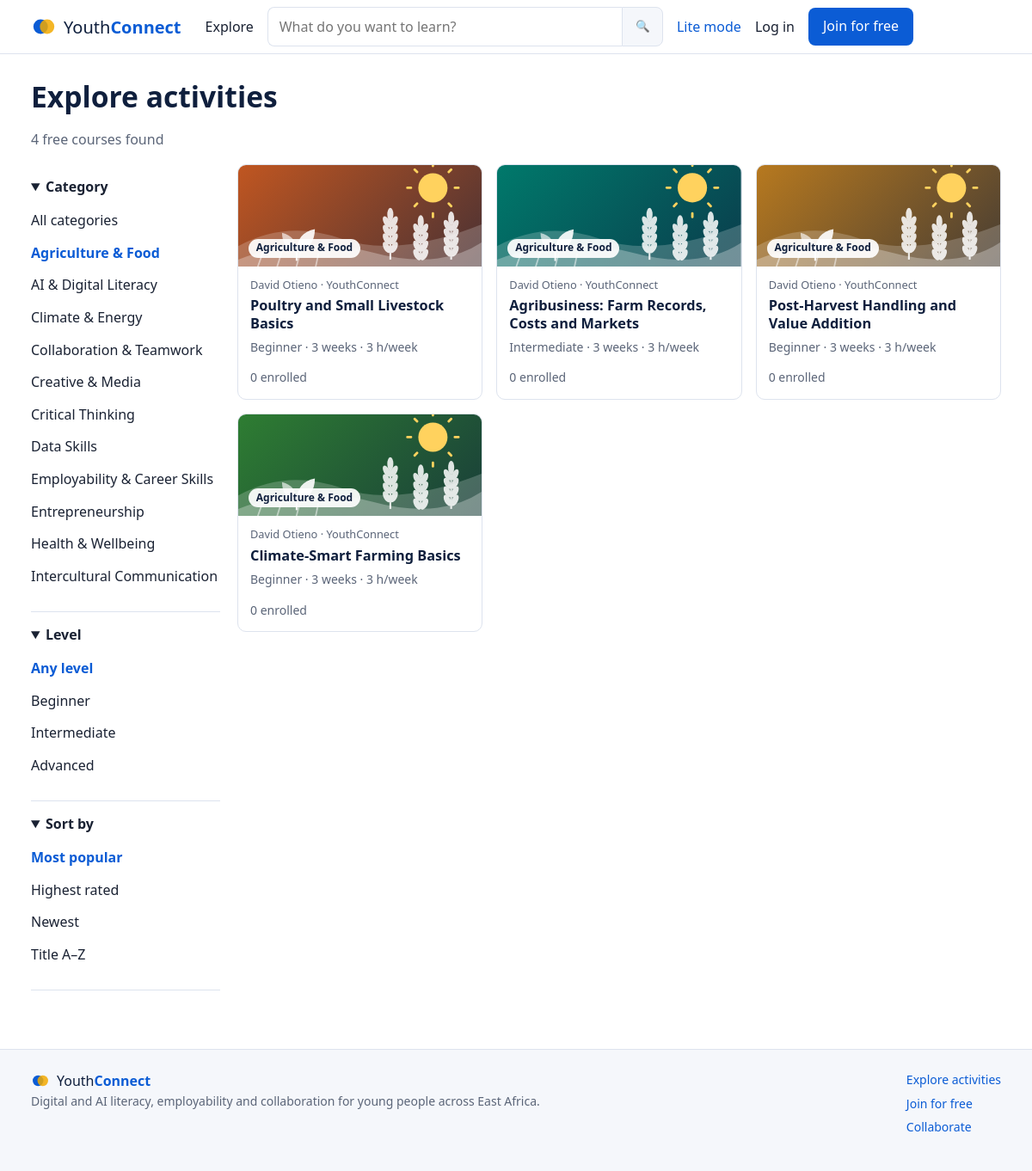
/courses?category=agriculture-food, run on the app's committed database.
### tables this page shows
CREATE TABLE `categories` (
  `id` int(10) unsigned NOT NULL AUTO_INCREMENT,
  `name` varchar(80) NOT NULL,
  `slug` varchar(80) NOT NULL,
  PRIMARY KEY (`id`),
  UNIQUE KEY `slug` (`slug`)
);

CREATE TABLE `courses` (
  `id` int(10) unsigned NOT NULL AUTO_INCREMENT,
  `category_id` int(10) unsigned NOT NULL,
  `owner_id` int(10) unsigned NOT NULL,
  `title` varchar(160) NOT NULL,
  `slug` varchar(180) NOT NULL,
  `summary` varchar(300) NOT NULL,
  `description` text NOT NULL,
  `what_you_learn` text NOT NULL,
  `skills` varchar(300) DEFAULT NULL,
  `level` enum('Beginner','Intermediate','Advanced') NOT NULL DEFAULT 'Beginner',
  `hours_per_week` tinyint(3) unsigned NOT NULL DEFAULT 3,
  `language` varchar(40) NOT NULL DEFAULT 'English',
  `color` varchar(7) NOT NULL DEFAULT '#0b5cd5',
  `cover_path` varchar(255) DEFAULT NULL,
  `has_certificate` tinyint(1) NOT NULL DEFAULT 1,
  `pass_mark` tinyint(3) unsigned NOT NULL DEFAULT 70,
  `status` enum('draft','published','archived') NOT NULL DEFAULT 'draft',
  `created_at` datetime NOT NULL DEFAULT current_timestamp(),
  `updated_at` datetime NOT NULL DEFAULT current_timestamp() ON UPDATE current_timestamp(),
  PRIMARY KEY (`id`),
  UNIQUE KEY `slug` (`slug`),
  KEY `idx_status` (`status`),
  KEY `idx_cat` (`category_id`),
  KEY `fk_course_owner` (`owner_id`),
  FULLTEXT KEY `ft_courses` (`title`,`summary`,`skills`),
  CONSTRAINT `fk_course_cat` FOREIGN KEY (`category_id`) REFERENCES `categories` (`id`),
  CONSTRAINT `fk_course_owner` FOREIGN KEY (`owner_id`) REFERENCES `users` (`id`)
);

CREATE TABLE `users` (
  `id` int(10) unsigned NOT NULL AUTO_INCREMENT,
  `name` varchar(120) NOT NULL,
  `email` varchar(190) NOT NULL,
  `password_hash` varchar(255) NOT NULL,
  `google_id` varchar(40) DEFAULT NULL,
  `role` enum('participant','facilitator','mentor','stakeholder','admin') NOT NULL DEFAULT 'participant',
  `status` enum('active','suspended') NOT NULL DEFAULT 'active',
  `level2_override` tinyint(1) NOT NULL DEFAULT 0,
  `created_at` datetime NOT NULL DEFAULT current_timestamp(),
  `last_login_at` datetime DEFAULT NULL,
  PRIMARY KEY (`id`),
  UNIQUE KEY `email` (`email`),
  UNIQUE KEY `google_id` (`google_id`),
  KEY `idx_role` (`role`)
);

### app/Core/Controller.php (called while the page is built, shortened)
<?php
abstract class Controller
{
    protected function view(string $view, array $data = [], int $status = 200): void
    {
        $data += ['title' => config('app.name')];
        View::render($view, $data);
    }
}

### app/Controllers/CourseController.php (called while the page is built, shortened)
<?php
class CourseController extends Controller
{
    public function index(): void
    {
        $q = trim((string)($_GET['q'] ?? ''));
        $cat = (string)($_GET['category'] ?? '');
        $level = (string)($_GET['level'] ?? '');
        $sort = isset(self::SORTS[$_GET['sort'] ?? '']) ? $_GET['sort'] : 'popular';
        $page = max(1, (int)($_GET['page'] ?? 1));
        $per = 12;
        $where = []; $params = [];
        if ($cat !== '') { $where[] = 'cat.slug = ?'; $params[] = $cat; }
        $w = implode(' AND ', $where);
        $total = Courses::countPublished($w, $params);
        $courses = Courses::cards($w, $params, self::SORTS[$sort], $per, ($page - 1) * $per);
        $categories = DB::all('SELECT * FROM categories ORDER BY name');
        $this->view('courses/index', compact('courses', 'categories', 'q', 'cat', 'level', 'sort', 'page', 'total', 'per') + ['title' => 'Explore activities']);
    }
}

### public/index.php (called while the page is built, shortened)
<?php
require __DIR__ . '/../app/bootstrap.php';
$router = new App\Core\Router();
$router->dispatch();

### app/bootstrap.php (called while the page is built, shortened)
<?php
spl_autoload_register(function (string $class) {
    $prefix = 'App\\';
    $file = BASE_PATH . '/app/' . str_replace('\\', '/', substr($class, strlen($prefix))) . '.php';
});
require BASE_PATH . '/app/helpers.php';

### app/Core/DB.php (called while the page is built, shortened)
<?php
class DB
{
    private static ?PDO $pdo = null;
    public static function pdo(): PDO
    {
        if (self::$pdo === null) {
            $c = config('db');
            $dsn = "mysql:host={$c['host']};port={$c['port']};dbname={$c['name']};charset=utf8mb4";
            $opts = [
                PDO::ATTR_ERRMODE            => PDO::ERRMODE_EXCEPTION,
                PDO::ATTR_DEFAULT_FETCH_MODE => PDO::FETCH_ASSOC,
                PDO::ATTR_EMULATE_PREPARES   => false,
            ];
            self::$pdo = new PDO($dsn, $c['user'], $c['pass'], $opts);
            self::$pdo->exec("SET time_zone = '" . date('P') . "'");
        }
        return self::$pdo;
    }
    public static function all(string $sql, array $p = []): array
    {
        $st = self::pdo()->prepare($sql);
        $st->execute($p);
        return $st->fetchAll();
    }
    public static function val(string $sql, array $p = [])
    {
        $st = self::pdo()->prepare($sql);
        $st->execute($p);
        $r = $st->fetchColumn();
        return $r === false ? null : $r;
    }
}

### app/Services/Courses.php (called while the page is built, shortened)
<?php
class Courses
{
    public static function cards(string $where, array $params, string $order = 'enrolled DESC', int $limit = 12, int $offset = 0): array
    {
        $sql = self::CARD_SQL . 'WHERE c.status = \'published\' ' . ($where ? "AND $where " : '')
             . "ORDER BY $order, c.id DESC LIMIT " . (int)$limit . ' OFFSET ' . (int)$offset;
        return DB::all($sql, $params);
    }
    public static function countPublished(string $where, array $params): int
    {
        return (int)DB::val('SELECT COUNT(*) FROM courses c JOIN categories cat ON cat.id = c.category_id WHERE c.status = \'published\' '
            . ($where ? "AND $where" : ''), $params);
    }
}

### app/helpers.php (called while the page is built, shortened)
<?php
function config(string $key, $default = null)
{
    static $cfg = null;
    if ($cfg === null) $cfg = require BASE_PATH . '/config/config.php';
    $v = $cfg;
    foreach (explode('.', $key) as $part) {
        $v = $v[$part];
    }
    return $v;
}
function e($v): string
{
    return htmlspecialchars((string)$v, ENT_QUOTES | ENT_SUBSTITUTE, 'UTF-8');
}
function base_path(): string
{
    static $b = null;
    if ($b === null) {
        $cfg = config('app.base_path');
        if ($cfg !== null && $cfg !== '') {
            $b = rtrim((string)$cfg, '/');
        } else {
            $dir = str_replace('\\', '/', dirname($_SERVER['SCRIPT_NAME'] ?? '/'));
            $dir = preg_replace('#/public$#', '', $dir);
            $b = rtrim($dir, '/');
        }
    }
    return $b;
}
function url(string $path = ''): string
{
    return base_path() . '/' . ltrim($path, '/');
}
function lite_mode(): bool
{
    return ($_SERVER['HTTP_SAVE_DATA'] ?? '') === 'on';
}
function course_art(?string $categorySlug): string
{
    static $known = ['agriculture-food', 'health-wellbeing', 'climate-energy', 'entrepreneurship', 'creative-media', 'data-skills',
        'ai-digital-literacy', 'critical-thinking', 'intercultural-communication', 'collaboration-teamwork', 'employability-career-skills'];
    return in_array($categorySlug, $known, true) ? $categorySlug : 'default';
}
function course_cover_url(array $course): ?string
{
    if (empty($course['cover_path']) || lite_mode()) return null;
    return url('media/course/' . (int)($course['course_id'] ?? $course['id']) . '/cover') . '?v=' . substr(md5($course['cover_path']), 0, 8);
}

### app/Views/courses/index.php (the view, shortened to what this page needs)
<?php
$qs = function (array $over = []) use ($q, $cat, $level, $sort) {
    $p = array_filter(['q' => $q, 'category' => $cat, 'level' => $level, 'sort' => $sort === 'popular' ? '' : $sort], 'strlen');
    foreach ($over as $k => $v) { if ($v === '' || $v === null) unset($p[$k]); else $p[$k] = $v; }
    return url('courses') . ($p ? '?' . http_build_query($p) : '');
};
?>
<section class="container section">
  <h1><?= $q !== '' ? 'Results for "' . e($q) . '"' : 'Explore activities' ?></h1>
  <p class="muted"><?= number_format($total) ?> free course<?= $total == 1 ? '' : 's' ?> found</p>
  <div class="layout-filter">
    <aside class="filters" aria-label="Filters">
      <details open>
        <summary>Category</summary>
        <ul class="plain">
          <li><a class="<?= $cat === '' ? 'on' : '' ?>" href="<?= e($qs(['category' => '', 'page' => ''])) ?>">All categories</a></li>
          <?php foreach ($categories as $c): ?><li><a class="<?= $cat === $c['slug'] ? 'on' : '' ?>" href="<?= e($qs(['category' => $c['slug']])) ?>"><?= e($c['name']) ?></a></li><?php endforeach; ?>
        </ul>
      </details>
      <details open>
        <summary>Level</summary>
        <ul class="plain">
          <li><a class="<?= $level === '' ? 'on' : '' ?>" href="<?= e($qs(['level' => ''])) ?>">Any level</a></li>
          <?php foreach (['Beginner', 'Intermediate', 'Advanced'] as $l): ?><li><a class="<?= $level === $l ? 'on' : '' ?>" href="<?= e($qs(['level' => $l])) ?>"><?= e($l) ?></a></li><?php endforeach; ?>
        </ul>
      </details>
      <details open>
        <summary>Sort by</summary>
        <ul class="plain">
          <?php foreach (['popular' => 'Most popular', 'rating' => 'Highest rated', 'newest' => 'Newest', 'title' => 'Title A–Z'] as $k => $label): ?>
            <li><a class="<?= $sort === $k ? 'on' : '' ?>" href="<?= e($qs(['sort' => $k === 'popular' ? '' : $k])) ?>"><?= e($label) ?></a></li>
          <?php endforeach; ?>
        </ul>
      </details>
    </aside>
    <div>
      <?php if (!$courses): ?>
        <div class="empty">
          <h2>No courses match your search</h2>
          <p class="muted">Try a shorter search word, or clear the filters to see everything.</p>
          <a class="btn btn-primary" href="<?= e(url('courses')) ?>">Clear filters</a>
        </div>
      <?php else: ?>
        <div class="grid grid-3">
          <?php foreach ($courses as $c): ?><?php include BASE_PATH . '/app/Views/partials/course_card.php'; ?><?php endforeach; ?>
        </div>
      <?php endif; ?>
    </div>
  </div>
</section>

### app/Views/partials/course_card.php (shortened to what this page needs)
<article class="course-card">
  <a class="card-link" href="<?= e(url('course/' . $c['slug'])) ?>">
    <?php $small = false; include BASE_PATH . '/app/Views/partials/thumb.php'; ?>
    <div class="card-body">
      <p class="provider"><?= e($c['owner']) ?> · YouthConnect</p>
      <h3><?= e($c['title']) ?></h3>
      <p class="muted small"><?= e($c['level']) ?> · <?= (int)$c['weeks'] ?> week<?= $c['weeks'] == 1 ? '' : 's' ?> · <?= (int)$c['hours_per_week'] ?> h/week</p>
      <p class="rating small">
        <span class="muted"><?= number_format((int)$c['enrolled']) ?> enrolled</span>
      </p>
    </div>
  </a>
</article>

### app/Views/partials/thumb.php (shortened to what this page needs)
<?php
$cover = course_cover_url($c);
?>
<div class="thumb<?= !empty($small) ? ' thumb-sm' : '' ?> art-<?= e(course_art($c['category_slug'] ?? null)) ?><?= $cover ? ' has-cover' : '' ?>" style="--c:<?= e($c['color']) ?>">
  <span class="thumb-cat"><?= e($c['category']) ?></span>
</div>

### app/Core/Router.php (shortened to what this page needs)
<?php
class Router
{
    private array $routes = [];
    private function add(string $method, string $pattern, array $handler, array $mw): void
    {
        $regex = preg_replace_callback('#\{(\w+)\}#', function ($m) {
            return $m[1] === 'id' || substr($m[1], -2) === 'Id' ? '(?P<' . $m[1] . '>\d+)' : '(?P<' . $m[1] . '>[A-Za-z0-9_-]+)';
        }, $pattern);
        $this->routes[] = [$method, '#^' . $regex . '$#', $handler, $mw];
    }
    public function dispatch(): void
    {
        $path = Request::path();
        foreach ($this->routes as [$m, $regex, $handler, $mw]) {
            if (!preg_match($regex, $path, $matches)) continue;
            $params = array_filter($matches, 'is_string', ARRAY_FILTER_USE_KEY);
            [$class, $action] = $handler;
            $controller = new $class();
            $controller->$action(...array_values($params));
            return;
        }
    }
}

### public/assets/css/app.css (style rules this page uses)
:root { --primary:#0b5cd5;--primary-dark:#0847a6;--primary-soft:#e8f0fd;--navy:#0f1f3d;--accent:#f2a900;--green:#1f8a4c;--green-soft:#e5f5ec; --warn:#9a6700;--warn-soft:#fff4d6;--danger:#c0362c;--danger-soft:#fdeceb; --text:#1a2233;--muted:#5b6578;--border:#dde3ee;--bg:#fff;--soft:#f5f7fb;--radius:10px; --shadow:0 1px 2px rgba(15,31,61,.06),0 4px 14px rgba(15,31,61,.06); --font:system-ui,-apple-system,"Segoe UI",Roboto,"Helvetica Neue",Arial,sans-serif; }
* { box-sizing:border-box }
html { -webkit-text-size-adjust:100% }
body { margin:0;font-family:var(--font);color:var(--text);background:var(--bg);line-height:1.55;font-size:16px }
a { color:var(--primary);text-decoration:none }
h1,h2,h3 { line-height:1.25;margin:0 0 .5em;color:var(--navy) }
h1 { font-size:1.75rem }
h3 { font-size:1.05rem }
p { margin:0 0 1em }
ul,ol { padding-left:1.3em }
.plain { list-style:none;padding:0;margin:0 0 1em }
.plain li { margin:.3em 0 }
.container { width:100%;max-width:1160px;margin:0 auto;padding:0 16px }
.section { padding-top:28px;padding-bottom:28px }
.muted { color:var(--muted) }
.small { font-size:.875rem }
.grid { display:grid;gap:16px;grid-template-columns:1fr }
.course-card { border:1px solid var(--border);border-radius:var(--radius);background:#fff;overflow:hidden;transition:box-shadow .15s }
.card-link { display:block;color:var(--text);height:100% }
.thumb { height:118px;position:relative;background:linear-gradient(135deg,var(--c,#0b5cd5),#0f1f3d 150%);overflow:hidden }
.thumb::after { content:"";position:absolute;right:-30px;top:-30px;width:120px;height:120px;border-radius:50%;background:rgba(255,255,255,.12) }
.thumb-cat { position:absolute;left:12px;bottom:10px;background:rgba(255,255,255,.92);color:var(--navy);padding:.1rem .55rem;border-radius:99px;font-size:.75rem;font-weight:700;z-index:1 }
.card-body { padding:12px 14px 14px }
.card-body h3 { margin:.1em 0 .4em;font-size:1.02rem }
.provider { font-size:.8rem;color:var(--muted);margin:0 0 4px }
.rating { margin:.4em 0 0 }
.layout-filter { display:grid;gap:20px }
.filters details { border-bottom:1px solid var(--border);padding:8px 0 }
.filters summary { font-weight:700;cursor:pointer;padding:6px 0 }
.filters a { display:block;padding:4px 0;color:var(--text) }
.filters a.on { color:var(--primary);font-weight:700 }
details>summary { cursor:pointer }
@media (min-width:640px) { .grid-3 { grid-template-columns:repeat(2,1fr) } }
@media (min-width:900px) { h1 { font-size:2.1rem } }
@media (min-width:900px) { .grid-3 { grid-template-columns:repeat(3,1fr) } }
@media (min-width:900px) { .layout-filter { grid-template-columns:220px 1fr } }
.course-card,.enrol-card,.badge-card,.cert-mini { transition:transform .25s cubic-bezier(.2,.8,.2,1),box-shadow .25s ease,border-color .25s ease }
.thumb { overflow:hidden }
.thumb { background-image:var(--art,none),linear-gradient(135deg,var(--c,#0b5cd5),#0f1f3d 150%);background-repeat:no-repeat;background-size:cover,auto;background-position:right center,center }
.thumb[class*="art-"]::after { display:none }
.art-agriculture-food { --art:url(../img/covers/agriculture-food.svg) }

### data on the page
categories: name "Agriculture & Food"
categories: name "AI & Digital Literacy"
categories: name "Climate & Energy"
categories: name "Collaboration & Teamwork"
categories: name "Creative & Media"
categories: name "Critical Thinking"
categories: name "Data Skills"
categories: name "Employability & Career Skills"
categories: name "Entrepreneurship"
categories: name "Health & Wellbeing"
categories: name "Intercultural Communication"
courses: category.name "Agriculture & Food", owner.name "David Otieno", title "Poultry and Small Livestock Basics", level "Beginner", weeks "3", hours_per_week "3", enrolled "0"
courses: category.name "Agriculture & Food", owner.name "David Otieno", title "Agribusiness: Farm Records, Costs and Markets", level "Intermediate", weeks "3", hours_per_week "3", enrolled "0"
courses: category.name "Agriculture & Food", owner.name "David Otieno", title "Post-Harvest Handling and Value Addition", level "Beginner", weeks "3", hours_per_week "3", enrolled "0"
courses: category.name "Agriculture & Food", owner.name "David Otieno", title "Climate-Smart Farming Basics", level "Beginner", weeks "3", hours_per_week "3", enrolled "0"

### other printed values
$total "4"
$l "Beginner"
$l "Intermediate"
$l "Advanced"
$label "Most popular"
$label "Highest rated"
$label "Newest"
$label "Title A–Z"
